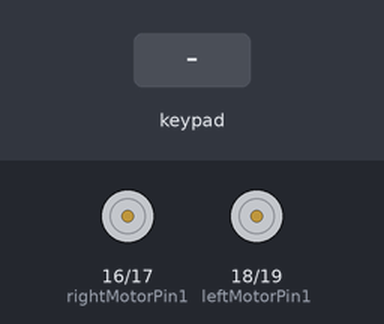
A sketch run on a simulated ESP32. Parts: motor-driver pin pairs drawn as motors (green arrow = first pin HIGH = forward, orange = second pin HIGH = backward, longer = more drive, scaled by the enable pin). The test bench sets the inputs (shaded band).

Above: at 1.2 s.
1.3 s: key 'U' pressed
At 1.5 s:
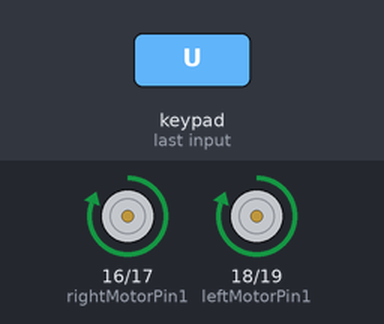
3.2 s: key 'D' pressed
At 3.4 s:
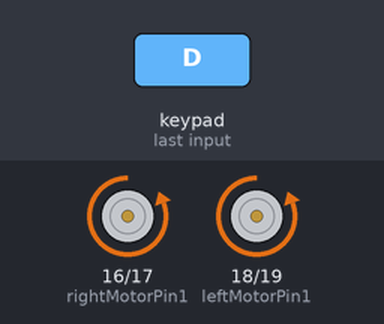
5.1 s: key 'L' pressed
At 5.3 s:
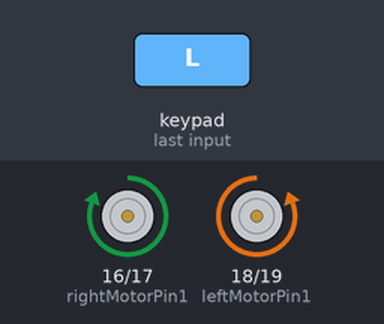
7.0 s: key 'R' pressed
At 7.2 s:
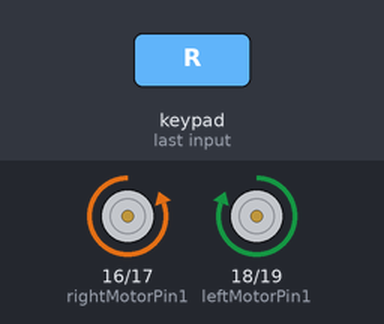
Timing chart, 0 to 9.9 s (numbered marks = the images above; inputs shaded):
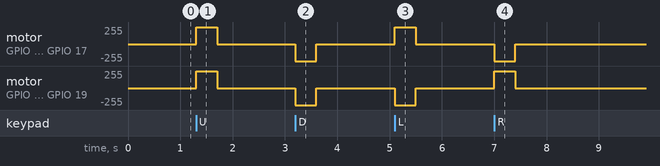

Measured:
- after the input at 1.3 s, motor on GPIO 16 (rightMotorPin1) / GPIO 17 (rightMotorPin2), motor on GPIO 18 (leftMotorPin1) / GPIO 19 (leftMotorPin2): stopped → forward 255/255 at once, → stopped 0.40 s later
- after the input at 3.2 s, motor on GPIO 16 (rightMotorPin1) / GPIO 17 (rightMotorPin2), motor on GPIO 18 (leftMotorPin1) / GPIO 19 (leftMotorPin2): stopped → backward 255/255 at once, → stopped 0.40 s later
- after the input at 5.1 s, motor on GPIO 16 (rightMotorPin1) / GPIO 17 (rightMotorPin2): stopped → forward 255/255 at once, → stopped 0.40 s later; motor on GPIO 18 (leftMotorPin1) / GPIO 19 (leftMotorPin2): stopped → backward 255/255 at once, → stopped 0.40 s later
- after the input at 7.0 s, motor on GPIO 16 (rightMotorPin1) / GPIO 17 (rightMotorPin2): stopped → backward 255/255 at once, → stopped 0.40 s later; motor on GPIO 18 (leftMotorPin1) / GPIO 19 (leftMotorPin2): stopped → forward 255/255 at once, → stopped 0.40 s later

The sketch:

ESP32_Bluetooth_Car.ino
```cpp
#define CUSTOM_SETTINGS
#define INCLUDE_GAMEPAD_MODULE
#include <DabbleESP32.h>

//Right motor
int enableRightMotor=22;
int rightMotorPin1=16;
int rightMotorPin2=17;
//Left motor
int enableLeftMotor=23;
int leftMotorPin1=18;
int leftMotorPin2=19;

#define MAX_MOTOR_SPEED 255

const int PWMFreq = 1000; /* 1 KHz */
const int PWMResolution = 8;
const int rightMotorPWMSpeedChannel = 4;
const int leftMotorPWMSpeedChannel = 5;

void rotateMotor(int rightMotorSpeed, int leftMotorSpeed)
{
  if (rightMotorSpeed < 0)
  {
    digitalWrite(rightMotorPin1,LOW);
    digitalWrite(rightMotorPin2,HIGH);
  }
  else if (rightMotorSpeed > 0)
  {
    digitalWrite(rightMotorPin1,HIGH);
    digitalWrite(rightMotorPin2,LOW);
  }
  else
  {
    digitalWrite(rightMotorPin1,LOW);
    digitalWrite(rightMotorPin2,LOW);
  }

  if (leftMotorSpeed < 0)
  {
    digitalWrite(leftMotorPin1,LOW);
    digitalWrite(leftMotorPin2,HIGH);
  }
  else if (leftMotorSpeed > 0)
  {
    digitalWrite(leftMotorPin1,HIGH);
    digitalWrite(leftMotorPin2,LOW);
  }
  else
  {
    digitalWrite(leftMotorPin1,LOW);
    digitalWrite(leftMotorPin2,LOW);
  }

  ledcWrite(rightMotorPWMSpeedChannel, abs(rightMotorSpeed));
  ledcWrite(leftMotorPWMSpeedChannel, abs(leftMotorSpeed));
}

void setUpPinModes()
{
  pinMode(enableRightMotor,OUTPUT);
  pinMode(rightMotorPin1,OUTPUT);
  pinMode(rightMotorPin2,OUTPUT);

  pinMode(enableLeftMotor,OUTPUT);
  pinMode(leftMotorPin1,OUTPUT);
  pinMode(leftMotorPin2,OUTPUT);

  //Set up PWM for speed
  ledcSetup(rightMotorPWMSpeedChannel, PWMFreq, PWMResolution);
  ledcSetup(leftMotorPWMSpeedChannel, PWMFreq, PWMResolution);
  ledcAttachPin(enableRightMotor, rightMotorPWMSpeedChannel);
  ledcAttachPin(enableLeftMotor, leftMotorPWMSpeedChannel);

  rotateMotor(0,0);
}

void setup()
{
  setUpPinModes();
  Dabble.begin("MyBluetoothCar");
}

void loop()
{
  int rightMotorSpeed=0;
  int leftMotorSpeed=0;
  Dabble.processInput();
  if (GamePad.isUpPressed())
  {
    rightMotorSpeed = MAX_MOTOR_SPEED;
    leftMotorSpeed = MAX_MOTOR_SPEED;
  }

  if (GamePad.isDownPressed())
  {
    rightMotorSpeed = -MAX_MOTOR_SPEED;
    leftMotorSpeed = -MAX_MOTOR_SPEED;
  }

  if (GamePad.isLeftPressed())
  {
    rightMotorSpeed = MAX_MOTOR_SPEED;
    leftMotorSpeed = -MAX_MOTOR_SPEED;
  }

  if (GamePad.isRightPressed())
  {
    rightMotorSpeed = -MAX_MOTOR_SPEED;
    leftMotorSpeed = MAX_MOTOR_SPEED;
  }

  rotateMotor(rightMotorSpeed, leftMotorSpeed);
}
```
